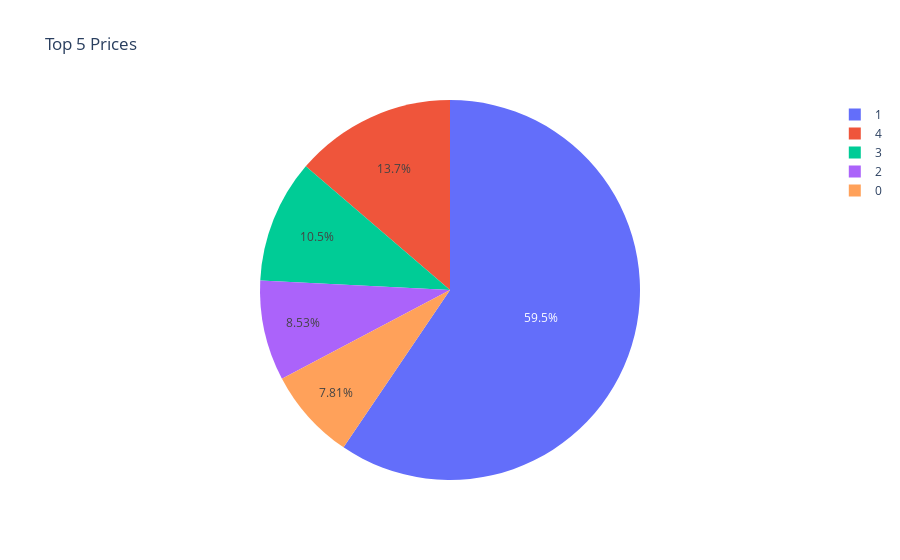

The notebook cell saved with this chart:
### Code cell
import pandas as pd
import seaborn as sns
import plotly.express as px
import matplotlib
matplotlib.use('TkAgg')

import matplotlib.pyplot as plt
# Categorize data columns into numerical and categorical


numerical_cols = df.select_dtypes(include=['float64', 'int64']).columns.tolist()
categorical_cols = df.select_dtypes(include=['object']).columns.tolist()

print("Numerical columns:", numerical_cols,"\n")
print("Categorical columns:", categorical_cols,"\n")

# Check for nulls and data types
null_counts = df.isnull().sum()
print("Null Data Counts:")
print(null_counts,"\n")

print("Data types and missing values:")
print(df.info(),"\n")

# Display violin plots for each categorical feature against the target

plt.title('Violin Plot of Condition vs Price')
sns.violinplot(x='Condition', y='Price', data=df)
plt.show()

# Plotting the number of missing values per column
plt.figure(figsize=(10, 6))
sns.heatmap(df.isnull(), yticklabels=False, cbar=False, cmap='viridis')
plt.title('Missing Data — Yellow Indicates Missing')
plt.show()

# Calculate the correlation matrix
corr_matrix = df[numerical_cols].corr()

# Plot the heatmap
plt.figure(figsize=(10, 8))
sns.heatmap(corr_matrix, annot=True, fmt=".2f", cmap='coolwarm')
plt.title('Correlation Heatmap of Numerical Features')
plt.show()


# Plot the distribution of each numerical attribute
col='Floors'
plt.figure(figsize=(10, 6))
sns.histplot(df[col], kde=True, bins=30)
plt.title(f'Distribution of {col}')
plt.xlabel(col)
plt.ylabel('Frequency')
plt.show()

# Plot the distribution of each numerical attribute
col='Bedrooms'
plt.figure(figsize=(10, 6))
sns.histplot(df[col], kde=True, bins=30)
plt.title(f'Distribution of {col}')
plt.xlabel(col)
plt.ylabel('Frequency')
plt.show()

#Pie chart to show top 5 prices
top_5_prices = df['Price'].head(5)
fig = px.pie(values=top_5_prices, names=top_5_prices.index, title="Top 5 Prices")
fig.show()

### Figure 1 — Plotly figure (JSON) as saved in the notebook; plotly's stock layout.template omitted (floating-point values rounded to 4 significant figures)
{"data": [{"domain": {"x": [0, 1], "y": [0, 1]}, "hovertemplate": "label=%{label}<br>value=%{value}<extra></extra>", "labels": [0, 1, 2, 3, 4], "legendgroup": "", "name": "", "showlegend": true, "type": "pie", "values": [313000, 2384000, 342000, 420000, 550000]}], "layout": {"legend": {"tracegroupgap": 0}, "title": {"text": "Top 5 Prices"}}}
